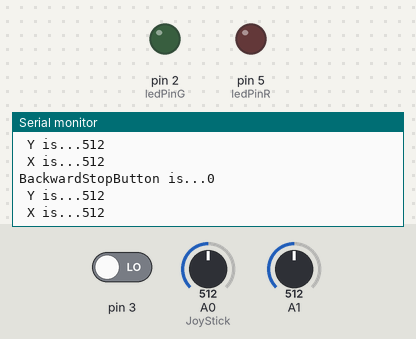
This sketch was run on a simulated Arduino Uno, built with avr-gcc and run on an emulated ATmega328P. Parts: output pins drawn as LEDs (lit = HIGH), the last lines printed to the serial monitor. The test bench sets the inputs (shaded band); at power-on: A1 = 512, A0 (JoyStick) = 512, pin 3 LOW.

Above: at 1.2 s.
1.3 s: A1 set to 610
At 2.2 s:
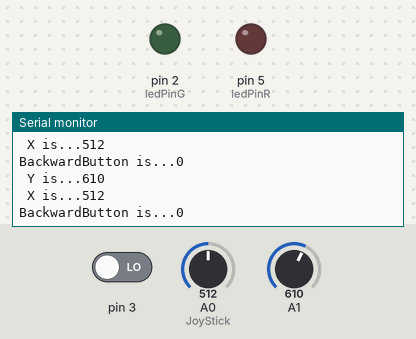
2.9 s: A0 (JoyStick) set to 585
At 3.7 s:
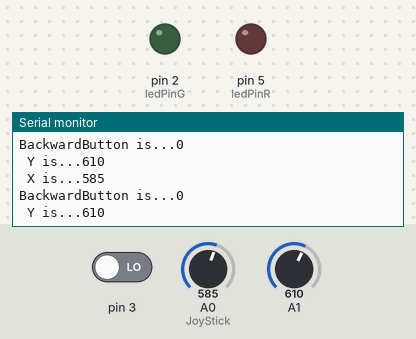
4.4 s: A0 (JoyStick) set to 615
At 5.4 s:
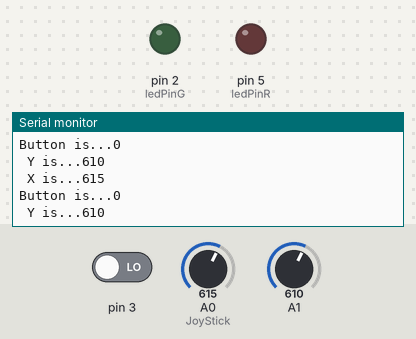
5.9 s: A1 set to 11
At 6.6 s:
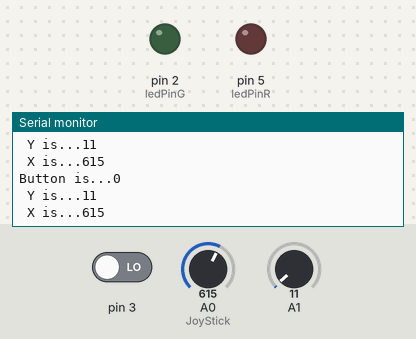
7.4 s: A1 set to 8
At 8.0 s:
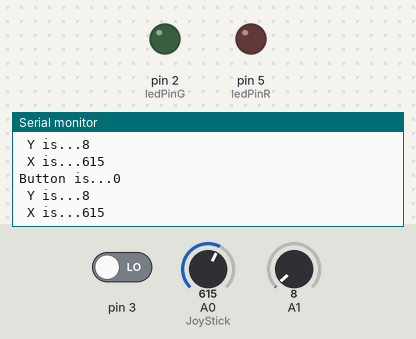
Timing chart, 0 to 10.4 s (numbered marks = the images above; inputs shaded):
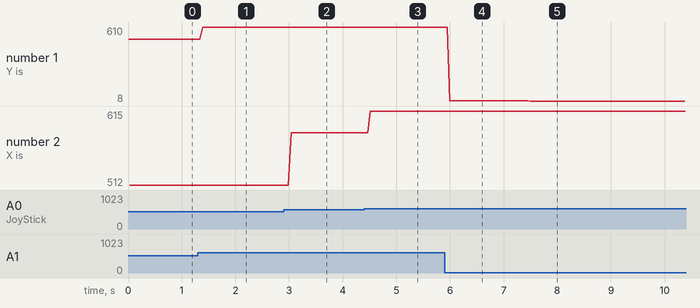

Measured:
- after the input at 1.3 s, the serial monitor: prints a new line after 0.09 s (image 1)
- after the input at 2.9 s, the serial monitor: prints a new line after 0.14 s (image 2)
- after the input at 4.4 s, the serial monitor: prints a new line after 0.12 s (image 3)
- after the input at 5.9 s, the serial monitor: prints a new line after 0.10 s (image 4)
- after the input at 7.4 s, the serial monitor: prints a new line after 0.09 s (image 5)
- plotted number 1: 512 → 610 after the input at 1.3 s, 610 → 11 after the input at 5.9 s, 11 → 8 after the input at 7.4 s
- plotted number 2: 512 → 585 after the input at 2.9 s, 585 → 615 after the input at 4.4 s

The sketch:

LED_Controlled_by_Joystick.ino
```cpp
int xVal = A0;       //X values from joystick
int yVal = A1;       //Y values from joystick
int SW_pin = 13; // input for detecting whether the jotstick/button is pressed ----> pin 13

int ledPinR = 5; // Red Color to pin 5 on the Arduino
int ledPinG = 2; // Green Color to pin 3 on the Arduino

byte leds = 0;

void setup() {

Serial.begin(9600);

pinMode(A0, INPUT); //JoyStick
pinMode(A1, INPUT);
pinMode(SW_pin, INPUT);      //setup SW input
digitalWrite(SW_pin, HIGH);  //reading button state:1=not pressed,0=pressed


pinMode(ledPinR, OUTPUT);
pinMode(ledPinG, OUTPUT);

}

void loop() {
xVal= analogRead(A0);
yVal= analogRead(A1);
SW_pin = digitalRead (3);

Serial .print ("Button is...");
Serial.println(SW_pin); // print state of button

Serial.print(" Y is...");
Serial.println(yVal); //prints Y values

Serial.print(" X is...");
Serial.println(xVal); // prints X values


if((600>xVal && xVal>400)  && yVal > 511) //move backward
{
Serial.print("Backward");

digitalWrite(ledPinR, HIGH);

digitalWrite(ledPinG, LOW);

}

else if( (600>xVal && xVal>400) && yVal < 400) // move forward
{
Serial.print("Forward");

digitalWrite(ledPinR, LOW);

digitalWrite(ledPinG, HIGH);

}

if((600>xVal && xVal>400) && (600>yVal && yVal>400))  // Not in motion

Serial.print("Stop");

digitalWrite(ledPinR, LOW);
digitalWrite(ledPinG, LOW);

}
```
